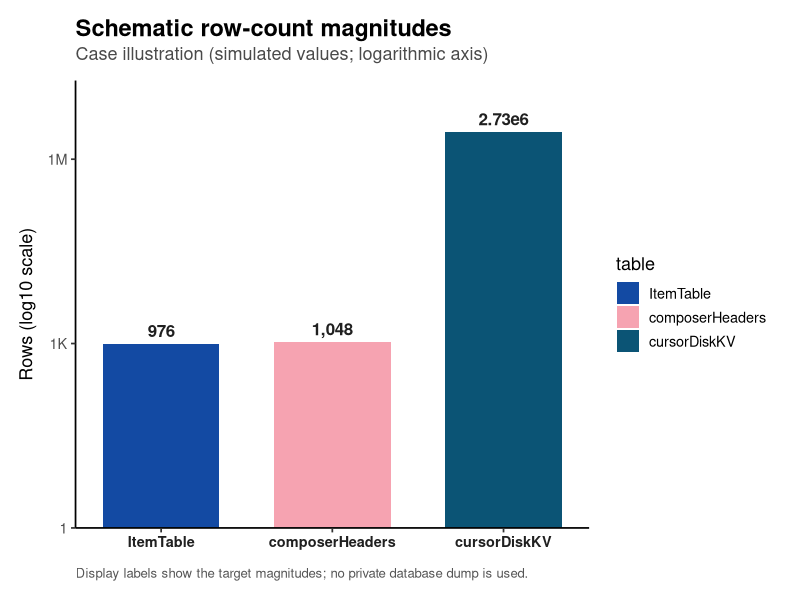

This figure's R source:
library(ggplot2)

kv_data <- read.csv("data.csv", stringsAsFactors = FALSE)
kv_data$table <- factor(
  kv_data$table,
  levels = c("ItemTable", "composerHeaders", "cursorDiskKV")
)
kv_data$x <- seq_len(nrow(kv_data))

chip_colors <- c("#134aa3", "#f6a3b1", "#0b5475")

p <- ggplot(kv_data) +
  geom_rect(
    aes(
      xmin = x - 0.34, xmax = x + 0.34,
      ymin = 1, ymax = rows,
      fill = table
    ),
    color = NA
  ) +
  geom_text(
    aes(x = x, y = rows, label = display),
    vjust = -0.55,
    fontface = "bold",
    size = 4.3,
    color = "#202020"
  ) +
  scale_fill_manual(values = setNames(chip_colors, levels(kv_data$table))) +
  scale_x_continuous(
    breaks = kv_data$x,
    labels = levels(kv_data$table),
    limits = c(0.5, nrow(kv_data) + 0.5),
    expand = c(0, 0)
  ) +
  scale_y_log10(
    name = "Rows (log10 scale)",
    breaks = c(1, 1000, 1e6),
    labels = c("1", "1K", "1M"),
    limits = c(1, 1e7),
    expand = expansion(mult = c(0, 0.04))
  ) +
  labs(
    title = "Schematic row-count magnitudes",
    subtitle = "Case illustration (simulated values; logarithmic axis)",
    x = NULL,
    caption = "Display labels show the target magnitudes; no private database dump is used."
  ) +
  theme_classic(base_size = 13) +
  theme(
    plot.background = element_rect(fill = "white", color = NA),
    panel.background = element_rect(fill = "white", color = NA),
    plot.title = element_text(face = "bold", size = 17, margin = margin(b = 4)),
    plot.subtitle = element_text(color = "#4a4a4a", margin = margin(b = 12)),
    axis.title.y = element_text(margin = margin(r = 8)),
    axis.text.x = element_text(face = "bold", color = "#202020"),
    plot.caption = element_text(hjust = 0, color = "#555555", size = 9.5, margin = margin(t = 12)),
    plot.margin = margin(14, 18, 14, 14)
  )

ggsave("preview.png", p, width = 8.8, height = 5.4, dpi = 160, bg = "white")
